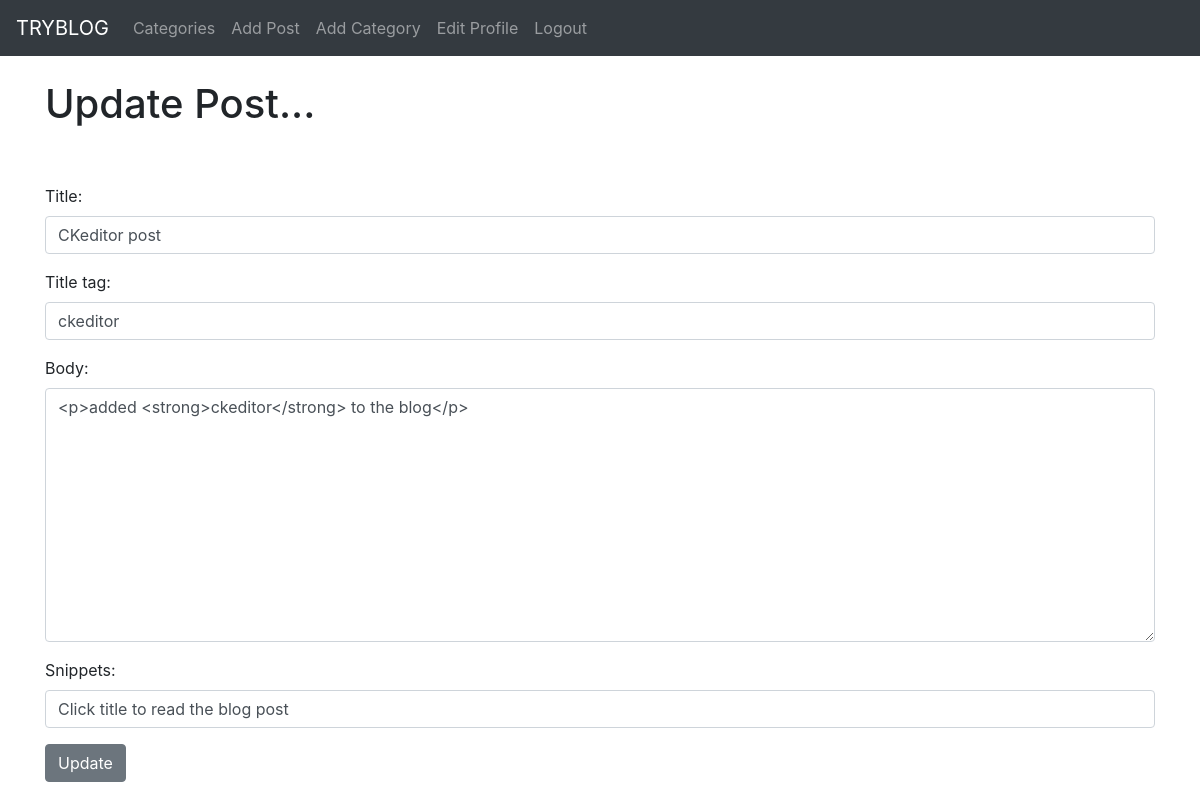
The app's page /article/edit/14 (signed in) with its own data.
### myblog/models.py (models this page shows, shortened)
class Post(models.Model):
    title = models.CharField(max_length=255)
    title_tag = models.CharField(max_length=255)
    author = models.ForeignKey(User, on_delete=models.CASCADE)
    body = RichTextField(blank = True, null = True)
    post_date = models.DateField(auto_now_add=True)
    category = models.CharField(max_length=255,default='coding')
    snippets = models.CharField(max_length=255)
    likes = models.ManyToManyField(User,related_name='blog_post')

### myblog/views.py (the view)
# urls.py: path('article/edit/<int:pk>',UpdatePostView.as_view(),name="update_post"),
class UpdatePostView(UpdateView):
    model = Post
    form_class = EditForm
    template_name = 'update_post.html'

### myblog/forms.py
class EditForm(forms.ModelForm):
    class Meta:
        model = Post
        fields = ('title', 'title_tag','body','snippets')
        widgets = {
            'title' : forms.TextInput(attrs={'class': 'form-control'}),
            'title_tag' : forms.TextInput(attrs={'class': 'form-control'}),
            'body' : forms.Textarea(attrs={'class': 'form-control'}),
            'snippets' : forms.TextInput(attrs={'class': 'form-control'})
        }

### myblog/templates/update_post.html (shortened to what this page needs)
{% extends 'base.html'%}
{% block content %}
{% if user.is_authenticated %}
{% if user.id == post.author.id %}
<h1>Update Post...</h1>
<br/><br/>
<div class="form-group">
<form method="POST">
    {{form.as_p}}
    <button class="btn btn-secondary">Update</button>
</form>
</div>
{% else %}
    <h2>OOPS!! You cannot edit this post....</h2>
{% endif %}
{% else %}
Login to edit the post
{% endif %}
{% endblock %}

### records on screen
Post: title "CKeditor post", title_tag "ckeditor", body "<p>added <strong>ckeditor</strong> to the blog</p>", snippets "Click title to read the blog post"
